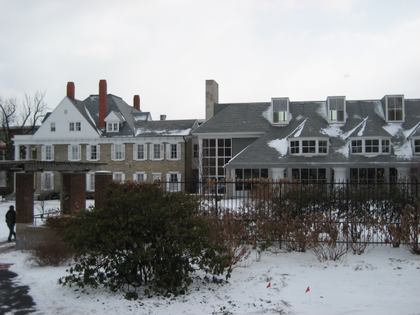
%> input picture Corner Matching Using bidirectional normalized cross correlation/1.tif, 420 x 315 px, shrunk from 600 x 450 before the run
$ octave Alternatemaincode.m   (GNU Octave 9; MATLAB toolbox functions it lacks are replaced by stand-ins)
%> lines starting %> are read from the running program, lines starting %| are printed output that depends on the picture
### Corner Matching Using bidirectional normalized cross correlation/imagesmooth.m
function [ image ] = imagesmooth( image, S )
halfwidth = 3*S;
[xx,yy] = meshgrid(-halfwidth:halfwidth, -halfwidth:halfwidth);
gau = exp(-1/(2*S^2) * (xx.^2 + yy.^2));
size(gau);

image = conv2(image, gau); %Smoothed Image


end

### Corner Matching Using bidirectional normalized cross correlation/detectHarrisCorners.m


function [corners, R] = detectHarrisCorners(image, S, N ,D, M)

%Step1 start
img = imagesmooth(image,S);
%img = image;
%Step1 End
%%%%%%%%%%%%%%%%%%%%%%%%%%%%%%%%%%%%%%%%%%%%%%%%%%%%%%%%%%%%%%%%%%%%%%%%%%%%%%%%%%%%%%%%%%%%%%%%%%%%%%%%%%%%%%%%%%%%
%Step2 Start
dx = [-1 0 1; -1 0 1; -1 0 1];
    dy = dx';

    % Image derivatives
    Ix = conv2(img, dx, 'same');
    Iy = conv2(img, dy, 'same');

%Gx = conv2((conv2(image,a)),b);
%Gy = conv2((conv2(image,c)),d);
g = fspecial('gaussian', N, S);
%Step2 End
%%%%%%%%%%%%%%%%%%%%%%%%%%%%%%%%%%%%%%%%%%%%%%%%%%%%%%%%%%%%%%%%%%%%%%%%%%%%%%%%%%%%%%%%%%%%%%%%%%%%%%%%%%%%%%%%%%%%
%Step3a Start
Ix2 = Ix.^2;
Iy2 = Iy.^2;
Ixy = Ix.*Iy;
%Step 3a End
%%%%%%%%%%%%%%%%%%%%%%%%%%%%
%Step3b Start

 Sx2 = conv2(Ix2, g, 'same');
 Sy2 = conv2(Iy2, g, 'same');
Sxy = conv2(Ixy, g, 'same');

%Step 3b End
%%%%%%%%%%%%%%%%%%%%%%%%%%%%%
%Step 3c Start
% We dont find H value matrix for every pixel. We just define it during R
% calculation.

%Step 3C End
%%%%%%%%%%%%%%%%%%%%%%%%%%%%%%%%%
%Step 3d Start
R = zeros(size(Sx2));
K = 0.05;
for i=1:size(Sx2,1)
    for j=1:size(Sx2,2)
        H = [ Sx2(i,j) Sxy(i,j); Sxy(i,j) Sy2(i,j)] ;
        R(i,j) = det(H) - K*(trace(H).^2);
    end
end
%Step 3d end
%%%%%%%%%%%%%%%%%%%%%%%%%%%%%%%%%%%%%%%%%%%%%%%%%%%%%%%%%%%%%%%%%%%%%%%%%%%%
%Step 4 Start
% Time  to find Max points from R matrix
% Find the max value pixel coordinates and mark it and zero that point and
% its neighbours. then find the max value coordinates again. repeat the
% process until we find the M values.
%imshow(R,[]);

corners = maxvalues(R,D,M);

%disp(size(find(tempR~=0)));
%figure(7); imshow(R,[]);
%figure(8); imshow(corners,[]);
%figure(9), imagesc(img1), axis image, colormap(gray), hold on

%return the marked image as corners.


%Step 4 End
%END
%%%%%%%%%%%%%%%%%%%%%%%%%%%%%%%%%%%%%%%%%%%%%%%%%%%%%%%%%%%%%%%%%%%


end

### Corner Matching Using bidirectional normalized cross correlation/maxvalues.m
function [ corners ] = maxvalues( R,D,M )

corners = zeros(size(R));
for i=1:M
[num, idx] = max(R(:));
[x, y] = ind2sub(size(R),idx);
%%%%%%%%%%%%
corners(x,y) = 1;

R = erase(R,x,y,D);
end
end

### Corner Matching Using bidirectional normalized cross correlation/trim.m
function [ corners ] = trim( corners )

corners(1,:)=0;
corners(:,1)=0;
corners(2,:)=0;
corners(:,2)=0;
[x,y] = size(corners);

corners(x,:)=0;
corners(:,y)=0;
corners(x-1,:)=0;
corners(:,y-1)=0;

end

### Corner Matching Using bidirectional normalized cross correlation/markcorners.m
function [matrix ] = markcorners( R,im )

count = sum(sum(R));

matrix = zeros(count,4);
index=1;
for i=1:size(R,1)
    for j=1:size(R,2)
        if R(i,j)==1
            matrix(index,1)= j;
            matrix(index,2)= i;
            matrix(index,3)= find_weight(im,i,j);
            index=index+1;
        end
    end
end


end

### Corner Matching Using bidirectional normalized cross correlation/compareweights.m
function [MatchPointsInI1, MatchPointsInI2  ] = compareweights( weightmatrix1,weightmatrix2 )

for i=1:size(weightmatrix1,1)
    weight = weightmatrix1(i,3);
    diff = 255;

    for j=1:size(weightmatrix2,1)
        weight2 = weightmatrix2(j,3);
           if abs(weight-weight2) < diff
               diff = abs(weight-weight2);
               index = j;
           end
    end
    weightmatrix1(i,4) = index;
end


for i=1:size(weightmatrix2,1)
    weight = weightmatrix2(i,3);
    diff = 255;

    for j=1:size(weightmatrix1,1)
        weight2 = weightmatrix1(j,3);
           if abs(weight-weight2) < diff
               diff = abs(weight-weight2);
               index = j;
           end
    end
    weightmatrix2(i,4) = index;
end
MatchPointsInI1 = zeros(50,2);
MatchPointsInI2 = zeros(50,2);
counter = 1;
for k=1:size(weightmatrix1,1)
    PixelPreference = weightmatrix1(k,4);

    if weightmatrix2(PixelPreference,4) == k
    if abs(weightmatrix1(k,2) - weightmatrix2(PixelPreference,2)) <10
    MatchPointsInI1(counter,1) = weightmatrix1(k,1);
    MatchPointsInI1(counter,2) = weightmatrix1(k,2);
    MatchPointsInI2(counter,1) = weightmatrix2(PixelPreference,1);
    MatchPointsInI2(counter,2) = weightmatrix2(PixelPreference,2);
    counter = counter+1;
    end
    end
end
MatchPointsInI1 = MatchPointsInI1(1:counter-1,:);
MatchPointsInI2 = MatchPointsInI2(1:counter-1,:);


display(counter);


end

### Corner Matching Using bidirectional normalized cross correlation/erase.m
function [ R ] = erase( R,x,y,D )

for i=x-D:x+D
    for j=y-D:y+D
        if(i>0 && j>0)
        R(i,j) = -inf;
        end
    end
end


end

### Corner Matching Using bidirectional normalized cross correlation/Alternatemaincode.m
clc;

close all;

%image = imread('checkboard.jpg'); %This is a color image
%image = imread('rolla.jpg');

im1 = imread('1.tif');
%> im1 is the input picture: size 315x420x3 uint8; mean R, G, B 140.1, 142.1, 143.3
im2 = imread('2.tif');
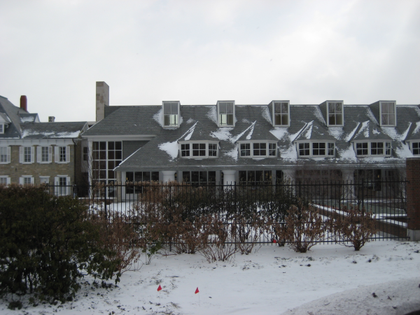
%> input picture Corner Matching Using bidirectional normalized cross correlation/2.tif, 420 x 315 px, shrunk from 600 x 450 before the run
%> im2 is the input picture: size 315x420x3 uint8; mean R, G, B 137.5, 139.6, 141.3


im1_temp = im1;
im2_temp = im2;
im1 = rgb2gray(im1);
%> im1: size 315x420 uint8
im2 = rgb2gray(im2);
%> im2: size 315x420 uint8
%im1_temp = im1;

%im2_temp = im2;


im1 = double((im1));
%> im1: size 315x420 double
im2 = double((im2));
%> im2: size 315x420 double
S=1;
N = 7;
D = 10;
M = 50;

[corners1, R1] = detectHarrisCorners(im1, S, N ,D, M);
%> after the loop in detectHarrisCorners, `for i=1:size(Sx2,1)`:
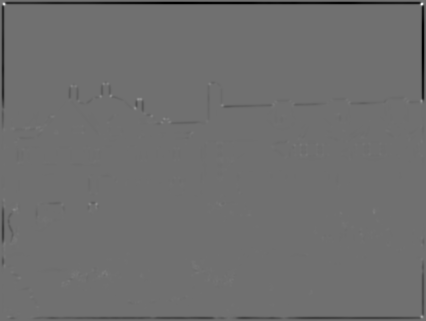
%> R: size 321x426 double; min -1.89e+12, max 2.4e+12, mean -2.31e+10; drawn with min black and max white
%> the loop in maxvalues, `for i=1:M` made 50 passes
%> (num, idx, x, y) on passes 1 to 12: (2.4e+12, 135146, 5, 422), (1.96e+12, 1289, 5, 5), (8.4e+11, 135458, 317, 422), (6.17e+11, 137769, 102, 422), (5.89e+11, 45226, 100, 139), (4.5e+11, 31597, 205, 97), (4.41e+11, 36067, 97, 111), (3.77e+11, 4788, 210, 15), (3.65e+11, 53747, 119, 165), (3.47e+11, 72700, 106, 223), (3.29e+11, 33765, 84, 104), (2.68e+11, 23303, 86, 72)
%> after the loop in maxvalues, `for i=1:M`:
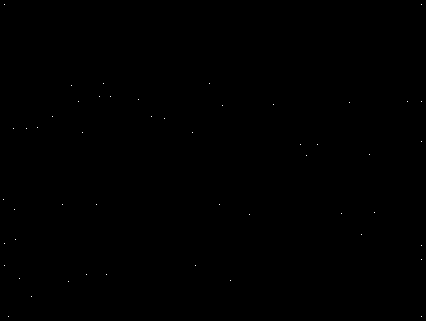
%> corners: size 321x426 double; values 0 (black) and 1 (white), 0.04% white in thin lines or dots
[corners2, R2] = detectHarrisCorners(im2, S, N ,D, M);
%> call 2 of detectHarrisCorners, with S = 1, N = 7, D = 10, M = 50
%> in detectHarrisCorners (call 2), `Iy = conv2(img, dy, 'same');`:
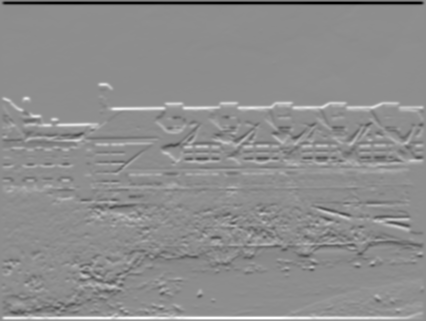
%> Iy: size 321x426 double; min -2943.2, max 2347.9, mean 0; drawn with min black and max white
%> call 2 of maxvalues, with D = 10, M = 50
%> the loop in maxvalues (call 2), `for i=1:M` made 50 passes
%> (num, idx, x, y) on passes 1 to 12: (2.38e+12, 135146, 5, 422), (1.9e+12, 1289, 5, 5), (5.18e+11, 1601, 317, 5), (4.09e+11, 137774, 107, 422), (4.08e+11, 6977, 110, 22), (3.4e+11, 17125, 121, 53), (3.01e+11, 36732, 108, 113), (2.8e+11, 32786, 86, 101), (2.67e+11, 1407, 99, 5), (2.65e+11, 137793, 126, 422), (2.19e+11, 12871, 118, 40), (2.02e+11, 8274, 99, 26)
%> after the loop in maxvalues (call 2), `for i=1:M`:
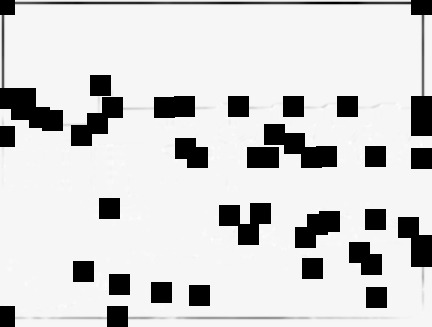
%> R: size 327x432 double; 13.99% of the values are NaN or infinite; the others: min -1.86e+12, max 6.33e+10, mean -2.12e+10; drawn with min black, max white, NaN and infinite black
%> after the loop in maxvalues (call 2), `for i=1:M`:
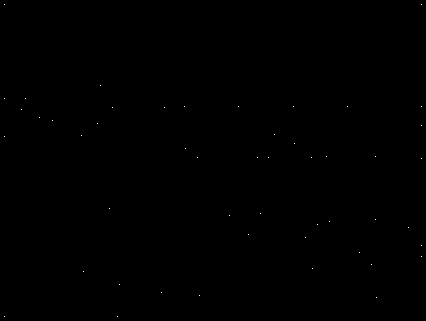
%> corners: size 321x426 double; values 0 (black) and 1 (white), 0.04% white in thin lines or dots

corners1 = trim(corners1);
corners2 = trim(corners2);
%figure(1);imshow(R1,[]);% showing the R matrix as a bit image
%figure(2);imshow(R2,[]);

weightmatrix1 = markcorners(corners1,im1);
%> in markcorners, `count = sum(sum(R));`: count = 50
%> after the loop in markcorners, `for i=1:size(R,1)`: index = 51; matrix = 50 rows, first 8: [5 5 1 0; 422 5 -100 0; 104 84 255 0; 210 84 239 0; 72 86 207 0; 100 97 112 0; 111 97 12 0; 139 100 15 0]
%> weightmatrix1 has the same summary as matrix in markcorners
weightmatrix2 = markcorners(corners2,im2);
%> after the loop in markcorners (call 2), `for i=1:size(R,1)`: matrix = 50 rows, first 8: [5 5 188 0; 422 5 -100 0; 101 86 191 0; 5 99 251 0; 26 99 15 0; 185 107 135 0; 239 107 7 0; 294 107 199 0]
%> weightmatrix2 has the same summary as matrix in markcorners

%now campare each weights
[pointsinI1,pointsinI2]=compareweights(weightmatrix1, weightmatrix2);
%> the loop in compareweights, `for i=1:size(weightmatrix1,1)` made 50 passes
%> weight on passes 1 to 12: 1, -100, 255, 239, 207, 112, 12, 15, 255, 255, -100, 135
%> after the loop in compareweights, `for i=1:size(weightmatrix1,1)`: index = 2; weightmatrix1 = 50 rows, first 8: [5 5 1 18; 422 5 -100 2; 104 84 255 11; 210 84 239 30; 72 86 207 16; 100 97 112 31; 111 97 12 5; 139 100 15 5]
%> the loop in compareweights, `for i=1:size(weightmatrix2,1)` made 50 passes
%> weight on passes 1 to 12: 188, -100, 191, 251, 15, 135, 7, 199, 4, -100, 255, 255
%> after the loop in compareweights, `for i=1:size(weightmatrix2,1)`: weightmatrix2 = 50 rows, first 8: [5 5 188 26; 422 5 -100 2; 101 86 191 26; 5 99 251 3; 26 99 15 8; 185 107 135 12; 239 107 7 28; 294 107 199 5]
%> the loop in compareweights, `for k=1:size(weightmatrix1,1)` made 50 passes
%> PixelPreference on passes 1 to 12: 18, 2, 11, 30, 16, 31, 5, 5, 11, 11, 2, 6
%> after the loop in compareweights, `for k=1:size(weightmatrix1,1)`: MatchPointsInI1 = 50 rows, first 12: [422 5; 139 100; 350 103; 5 244; 0 0; 0 0; 0 0; 0 0; 0 0; 0 0; 0 0; 0 0]; MatchPointsInI2 = 50 rows, first 12: [422 5; 26 99; 185 107; 360 253; 0 0; 0 0; 0 0; 0 0; 0 0; 0 0; 0 0; 0 0]
%> in compareweights, `MatchPointsInI1 = MatchPointsInI1(1:counter-1,:);`: MatchPointsInI1 = [422 5; 139 100; 350 103; 5 244]
%> in compareweights, `MatchPointsInI2 = MatchPointsInI2(1:counter-1,:);`: MatchPointsInI2 = [422 5; 26 99; 185 107; 360 253]
%| counter = 5
%> pointsinI1 = [422 5; 139 100; 350 103; 5 244]; pointsinI2 = [422 5; 26 99; 185 107; 360 253]


figure; ax = axes;
showMatchedFeatures(im1_temp,im2_temp, pointsinI1, pointsinI2,'montage','Parent',ax);
title(ax, 'Candidate point matches');
legend(ax, 'Matched points 1','Matched points 2');
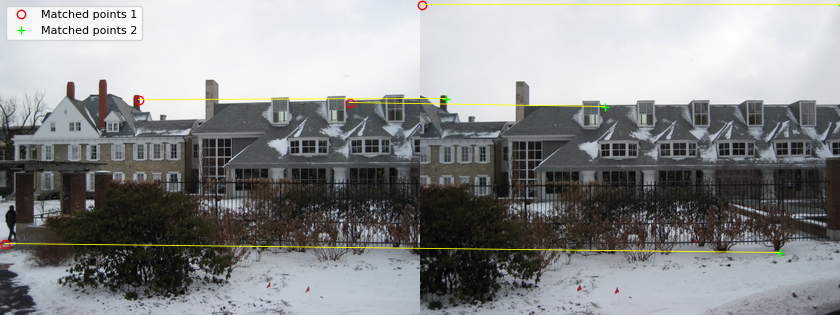
%> figure redrawn from the program's plot data; its title reads 'Candidate point matches'
% [12 lines of commented-out code are left out]
